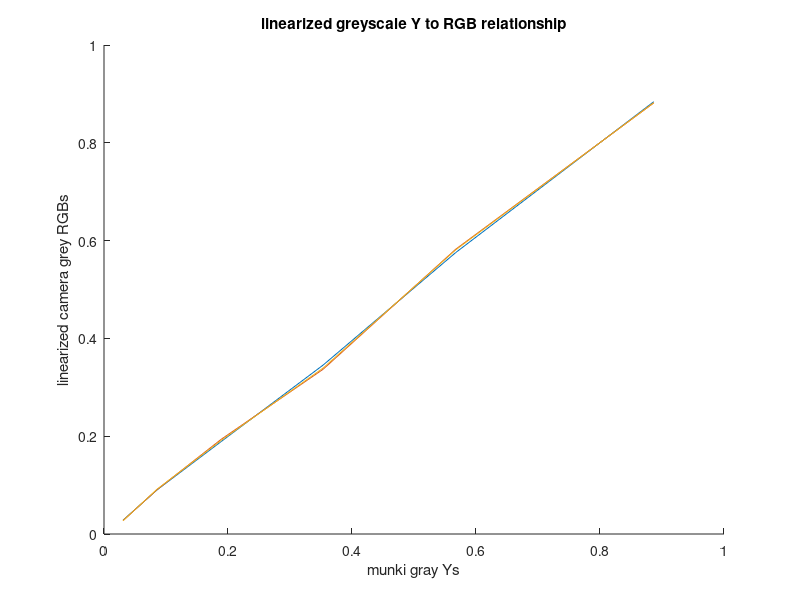
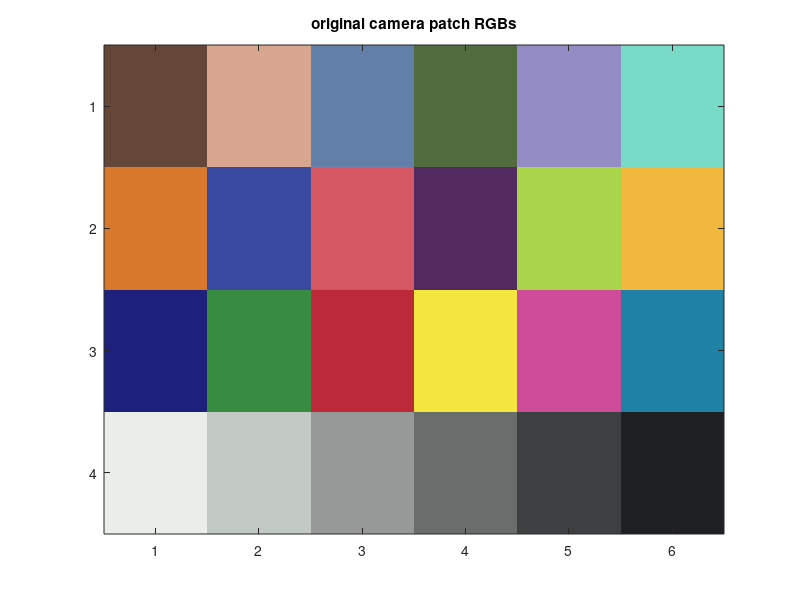
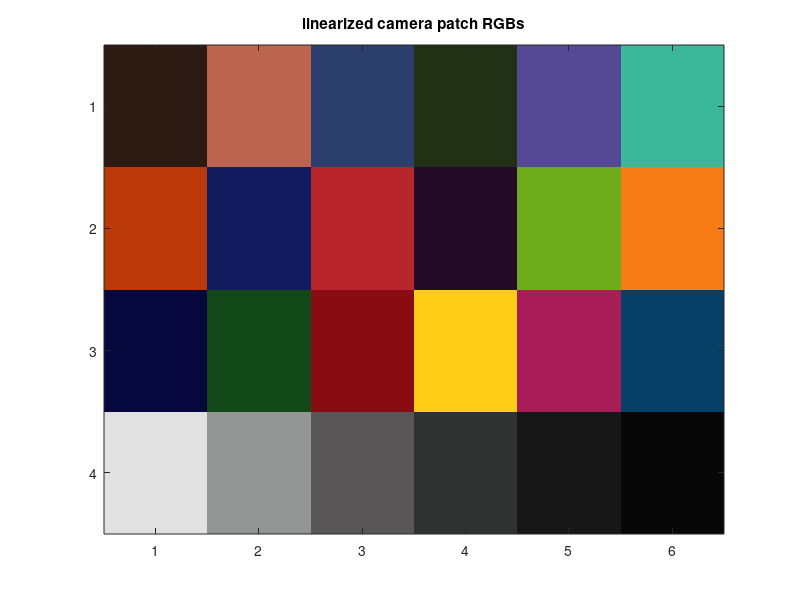

These figures' MATLAB source, in order:
%% Calculate normalized RGB values
% Using Readings from Jenee's 15" 2010 matte Macbook Pro

%Manual entry of RGB values taken from photoshop
cam_RGBs = [101,71,57;216,166,143;98,127,169;82,108,63;148,140,197;...
    120,219,199;216,120,44;57,73,160;214,88,100;82,42,95;169,213,74;...
    242,184,61;29,33,124;55,140,66;188,42,57;245,229,63;206,75,153;...
    31,129,166;233,238,232;194,200,196;151,153,152;105,109,108;...
    62,63,65;31,32,36]';

%Normalize RGB values
cam_RGBs = cam_RGBs./255;
fprintf('cam_RGBs = \n');
disp(cam_RGBs);

%Grab final 'row' of RGB values for colorchecer chart
%Sort from black to white
cam_gray_rgbs = cam_RGBs(:,19:24);
cam_gray_rgbs = fliplr(cam_gray_rgbs);
fprintf('cam_gray_rgbs = \n');
disp(cam_gray_rgbs);

%% Lab Step 4 - Calculate normalized Y values
%Calculate normalized Y values for patches 19-24 
munki_values = importdata('munki_CC_XYZs_Labs.txt');
munki_gray_Ys = fliplr(munki_values(19:24,3)'./100);

fprintf('munki_gray_Ys = \n');
disp(munki_gray_Ys);


%% Graph RGB Versus Grey Y values
clf;
hold on;
plot(munki_gray_Ys, cam_gray_rgbs(1,:));
plot(munki_gray_Ys, cam_gray_rgbs(2,:));
plot(munki_gray_Ys, cam_gray_rgbs(3,:));
title('original greyscale Y to RGB relationship');
xlabel('munki gray Ys');
ylabel('camera grey RGBs');
hold off;

%% Linearize Camera RGB Output and Plot

r = 1; g = 2; b = 3;
% fit low-order polynomial functions between the camera gray rgbs
% and the munki gray Ys
cam_polys(r,:)=polyfit(cam_gray_rgbs(r,:),munki_gray_Ys,3);
cam_polys(g,:)=polyfit(cam_gray_rgbs(g,:),munki_gray_Ys,3);
cam_polys(b,:)=polyfit(cam_gray_rgbs(b,:),munki_gray_Ys,3);

% use the functions to linearize the camera RGB data
cam_rgbs_lin(r,:) = polyval(cam_polys(r,:),cam_RGBs(r,:));
cam_rgbs_lin(g,:) = polyval(cam_polys(g,:),cam_RGBs(g,:));
cam_rgbs_lin(b,:) = polyval(cam_polys(b,:),cam_RGBs(b,:));

% clip out of range values
cam_rgbs_lin(cam_rgbs_lin<0) = 0;
cam_rgbs_lin(cam_rgbs_lin>1) = 1;

% Fetch gray values of linearized cam RGBs
cam_rgbs_gray_lin = fliplr(cam_rgbs_lin(:,19:24));

clf;
hold on;
plot(munki_gray_Ys, cam_rgbs_gray_lin(1,:));
plot(munki_gray_Ys, cam_rgbs_gray_lin(2,:));
plot(munki_gray_Ys, cam_rgbs_gray_lin(3,:));
title('linearized greyscale Y to RGB relationship');
xlabel('munki gray Ys');
ylabel('linearized camera grey RGBs');
hold off;

%% Camera RGB Visualization

% visualize the original camera RGBs
pix = permute(cam_RGBs, [3 2 1]);
pix = reshape(pix, [6 4 3]);
pix = imrotate(pix, -90);
pix = flipdim(pix,2);
figure;
image(pix);
title('original camera patch RGBs');

% visualize the linearized camera RGBs
pix = permute(cam_rgbs_lin, [3 2 1]);
pix = reshape(pix, [6 4 3]);
pix = imrotate(pix, -90);
pix = flipdim(pix,2);
figure;
image(pix);
title('linearized camera patch RGBs');

%% Derive 3x3 Transformation Matrix

% use the linearized camera rgbs and munki-measured XYZs
% to derive an rgb to XYZ transformation matrix
% pinv finds the matrix that provides the a least squares
% linear solution for relating the rgbs and XYZs
munki_data = importdata('munki_CC_XYZs_Labs.txt');
munki_XYZs = munki_data(:,2:4)';
cam_matrix = munki_XYZs * pinv(cam_rgbs_lin);

fprintf('cam_matrix = \n');
disp(cam_matrix);

% estimate the CC XYZs from the linearized camera rgbs using
% the camera model matrix
cam_XYZs = cam_matrix * cam_rgbs_lin;

fprintf('cam_XYZs = \n');
disp(cam_XYZs);





